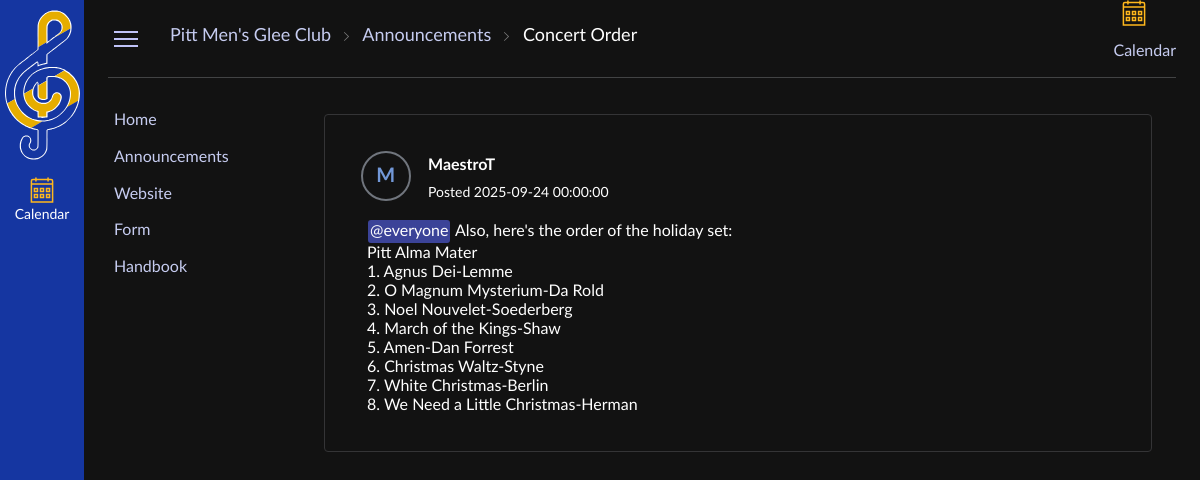
Screenshot of /announcement/1 with the database file from the repository.
### models.py (models this page shows)
class Announcement(Base):
    __tablename__ = "Announcements"
    id = Column("id", Integer, primary_key=True, autoincrement=True)
    author = Column("author", String, nullable=False)
    title = Column("title", String, nullable=False)
    date_posted = Column("date_posted", DateTime, nullable=False,default=datetime.datetime.now(datetime.timezone.utc))
    content = Column("content", String, nullable=False)
    def toJSON(self):
        return {
            "id": self.id,
            "author": self.author,
            "title": self.title,
            "date_posted": self.date_posted,
            "content" : self.content
        }

class Link(Base):
    __tablename__ = "Links"
    id = Column("id", Integer, primary_key=True, autoincrement=True)
    position = Column("position", Integer, nullable=False)
    display_name = Column("display_name", String, nullable=False)
    type = Column("type", String, nullable=False)
    url = Column("url", String, nullable=False)
    def toJSON(self):
        return {
            "id":self.id,
            "position":self.position,
            "display_name": self.display_name,
            "type": self.type,
            "url" : self.url
        }

### main.py (the view)
@app.route("/announcement/<id>")
def announcement(id):
    announcement = sqlSession.session.query(Announcement).get(id)
    if (announcement is not None):
        announcement = announcement.toJSON()
        announcement['initial'] = announcement['author'][0].upper()
        return render_template("announcement.html", announcement=announcement, links=sqlSession.getLinksJSON())
    else:
        return redirect(url_for("announcements"))

### session.py (called while the page is built)
    def getLinksJSON(self) -> list[dict[str, Any]]:
        links = self.session.query(Link).order_by(Link.position).all()
        obj = []
        for link in links:
            obj.append(link.toJSON())
        return obj

### templates/announcement.html (shortened to what this page needs)
{% extends "index.html" %}
{% block path %}
    <li>
        <a href="{{ url_for('announcements') }}">
            <span>Announcements</span>
        </a>
    </li>
    <li>
        <a href="#">
            <span>{{announcement.title}}</span>
        </a>
    </li>
{% endblock %}
{% block sidebar_links %}
    {% for link in links %}
        {% if link.type == 'external' %}
            <li><a link-id="{{ link.id }}" href="{{ link.url }}" target="_blank">{{ link.display_name }}</a></li>
        {% elif link.type == 'page' %}
            <li><a link-id="{{ link.id }}" href="{{ url_for('page', id= link.url) }}">{{ link.display_name }}</a></li>
        {% elif link.type == 'internal' %}
            <li><a link-id="{{ link.id }}" href="{{ url_for(link.url) }}">{{ link.display_name }}</a></li>
        {% elif link.type == 'file' %}
            <li><a link-id="{{ link.id }}" href="{{ url_for('file', key= link.url) }}">{{ link.display_name }}</a></li>
        {% else %}
            <li><a link-id="{{ link.id }}">Failed</a></li>
        {% endif %}
    {% endfor %}
{% endblock %}
{% block main_content %}
    <div id="announcement">
        <div id="announcement-header">
            <span id="profile">{{ announcement.initial }}</span>
            <div style="float:left">
                <p id="author">{{ announcement.author }}</p>
                <p id="date">Posted {{ announcement.date_posted }}</p>
            </div>
        </div>
        <div id="announcement-content">
            {{ announcement.content | safe }}
        </div>
    </div>
{% endblock %}

### static/css/main.css (style rules this page uses)
html { font-family: "Lato Extended", "Lato", "Helvetica Neue", Helvetica, Arial, sans-serif; color: white; }
body { margin: 0; background-color: #121212; }
a { text-decoration: none; color: #c6ccf0; }
#path ul li { display: inline-block; white-space: nowrap; vertical-align: top; font-size: 1.125rem; }
#path ul li+li::before { content: ""; width: 5px; height: 9px; display: inline-block; margin: 0 9px; background: url("../images/arrow.svg") no-repeat 50% 50%; background-size: 5px 9px; }
#path ul li+li:last-of-type a { color: #ffffff; }
#sidebar2 ul li { padding: 0; }
#sidebar2 ul li a { display: block; text-decoration: none; padding: 8px 0 8px 6px; word-wrap: break-word; -webkit-hyphens: none; hyphens: none; line-height: 1.3; }
#announcement { box-sizing: border-box; overflow: visible; overscroll-behavior: auto; border: 1px solid #343436; border-radius: 4px; padding: 36px; padding-bottom: 12px; margin: 0 0 0.75rem; }
#announcement-header { display: inline-block; }
#author { margin: 5px; font-weight: 700; }
#date { padding: 5px; letter-spacing: 0px; font-size: 0.875rem; margin: 0; }
#profile { border: 2px solid #70757d; border-radius: 50%; color: #7298d8; line-height: 2.375em; font-weight: 700; letter-spacing: 0.0313em; font-size: 1.25rem; display: block; height: 46px; width: 46px; margin-right: 0.75rem; float: left; padding: 0; text-align: center; }
#announcement-content { padding: 0 0 12px 6px; margin-top: 12px; }
#announcement-content p { margin: 12px 0; }
#announcement-content span.mention { background-color: #5865f299; padding: 2px; border-radius: 3px; display: inline-block; margin: 1px; }

### static/css/mobile.css (style rules this page uses)
html { font-family: "Lato Extended", "Lato", "Helvetica Neue", Helvetica, Arial, sans-serif; color: white; }
body { margin: 0; background-color: #121212; }
a { text-decoration: none; color: #c6ccf0; }
#path ul li { display: none; white-space: nowrap; vertical-align: top; font-size: 1.125rem; }
#path a { color: white; }
#path ul li+li::before { content: ""; }
#path ul li:nth-child(2), #path ul li:last-child { display: block; }
#path ul li:last-child a { padding-bottom: 0; }
#sidebar2 ul li { padding: 0; }
#sidebar2 ul li a { display: block; text-decoration: none; padding: 8px; word-wrap: break-word; -webkit-hyphens: none; hyphens: none; line-height: 1.5; font-size: 16pt; }
#announcement { box-sizing: border-box; overflow: visible; overscroll-behavior: auto; border: 1px solid #343436; border-radius: 4px; padding: 36px; padding-bottom: 12px; margin: 0 0 0.75rem; }
#announcement-header { display: inline-block; }
#author { margin: 5px; font-weight: 700; }
#date { padding: 5px; letter-spacing: 0px; font-size: 0.875rem; margin: 0; }
#profile { border: 2px solid #70757d; border-radius: 50%; color: #7298d8; line-height: 2.375em; font-weight: 700; letter-spacing: 0.0313em; font-size: 1.25rem; display: block; height: 46px; width: 46px; margin-right: 0.75rem; float: left; padding: 0; text-align: center; }
#announcement-content { padding: 0 0 12px 6px; margin-top: 12px; }
#announcement-content p { margin: 12px 0; }
#announcement-content span.mention { background-color: #5865f299; padding: 2px; border-radius: 3px; display: inline-block; margin: 1px; }

### rows the page displays
Announcement: title "Concert Order", author "MaestroT", date_posted "2025-09-24 00:00:00", content "@everyone Also, here's the order of the holiday set: Pitt Alma Mater 1. Agnus Dei-Lemme 2. O Magnum Mysterium-Da Rold 3. Noel Nouvelet-Soederberg 4. March of the Kings-Shaw 5. Amen-Dan Forrest 6. Christmas Waltz-Styne 7. White Christmas-Berlin 8. We Need a Little Christmas-Herman"
Link: display_name "Home"
Link: display_name "Announcements"
Link: display_name "Website"
Link: display_name "Form"
Link: display_name "Handbook"

### other values shown
{{ announcement.initial }} "M"
